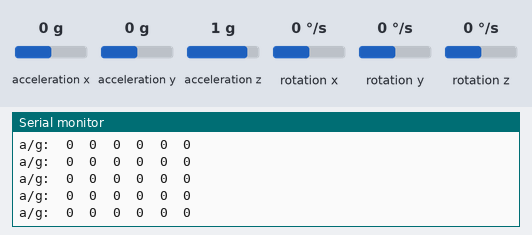
Bench run of a sketch on a simulated Arduino Uno, built with avr-gcc and run on an emulated ATmega328P. Parts: the last lines printed to the serial monitor. The inputs (shaded band) are chosen by the test bench; at power-on: rotation x 0 °/s, rotation y 0 °/s, rotation z 0 °/s, acceleration x 0 g, acceleration y 0 g, acceleration z 1 g.

Above: at 1.2 s.
1.3 s: rotation x set to 100 °/s
At 2.0 s:
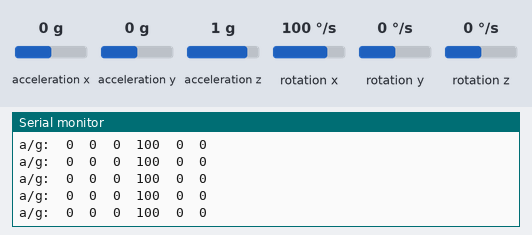
4.3 s: rotation y set to -192 °/s
At 5.3 s:
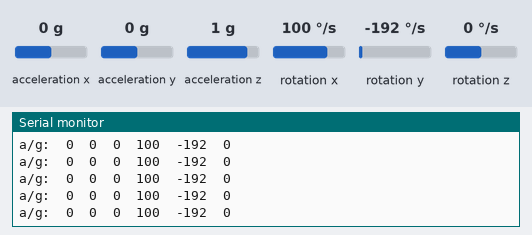
7.3 s: rotation z set to -192 °/s
At 8.3 s:
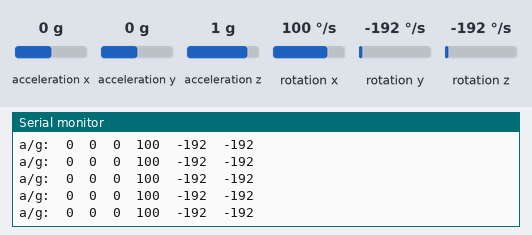
10.3 s: rotation x set to -192 °/s
At 10.9 s:
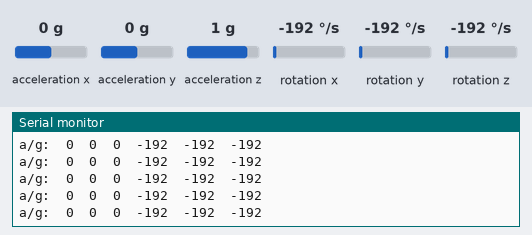
13.3 s: rotation y set to 0 °/s
At 14.4 s:
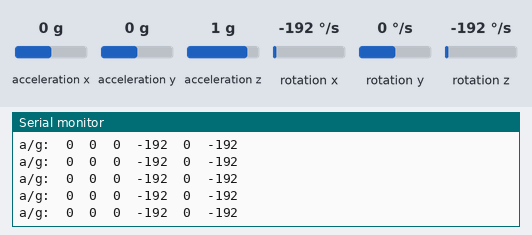
Timing chart, 0 to 15.0 s (numbered marks = the images above; inputs shaded):
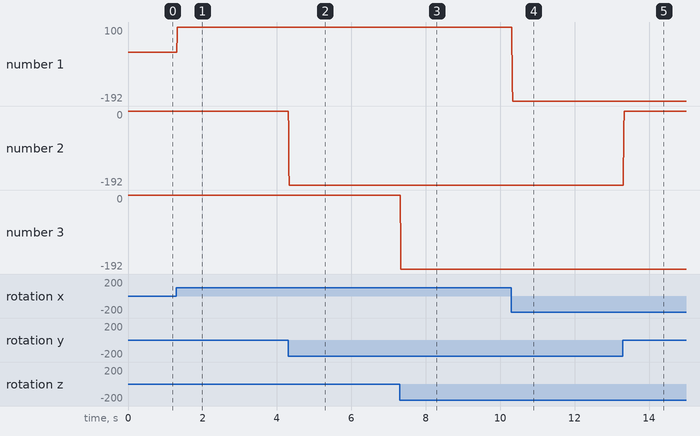

The sketch:

sketch_nov19a.ino.ino
```cpp
#include "Wire.h"
#include "I2Cdev.h"
#include "MPU6050.h"
MPU6050 accelgyro;

int16_t ax, ay, az;
int16_t gx, gy, gz;

bool blinkState = false;
int gxa[4]={0},gya[4]={0},gza[4]={0};
int axa[4]={0},aya[4]={0},aza[4]={0};
int now = 0;

void now_plus_1(int &now){
  if(now==3)
    now=0;
  else
    now += 1;
}

int avg(int array_of_4[4]){
  int a = (int)((array_of_4[0]+array_of_4[1]+array_of_4[2]+array_of_4[3])/4);
  if(a == -1 || a == 1)
    a = 0;
  return a;
}

void setup() {
  Wire.begin();
  Serial.begin(38400);
  accelgyro.initialize();
}
void loop() {
  accelgyro.getMotion6(&ax, &ay, &az, &gx, &gy, &gz);

  axa[now]=gx/16384;
  aya[now]=gy/16384;
  aza[now]=gz/16384;

  gxa[now]=gx/131;
  gya[now]=gy/131;
  gza[now]=gz/131;

  now_plus_1(now);
  Serial.print("a/g:\t");
  Serial.print(avg(axa)); Serial.print("\t");
  Serial.print(avg(aya)); Serial.print("\t");
  Serial.print(avg(aza)); Serial.print("\t");
  Serial.print(avg(gxa)); Serial.print("\t");
  Serial.print(avg(gya)); Serial.print("\t");
  Serial.println(avg(gza));
  blinkState = !blinkState;
  delay(0);
}
```

Measured:
- after the input at 1.3 s, the serial monitor: prints a new line at once (image 1)
- after the input at 4.3 s, the serial monitor: prints a new line at once (image 2)
- after the input at 7.3 s, the serial monitor: prints a new line at once (image 3)
- after the input at 10.3 s, the serial monitor: prints a new line at once (image 4)
- after the input at 13.3 s, the serial monitor: prints a new line at once (image 5)
- plotted number 1: 0 → 100 after the input at 1.3 s
- plotted number 2: 0 → -192 after the input at 4.3 s
